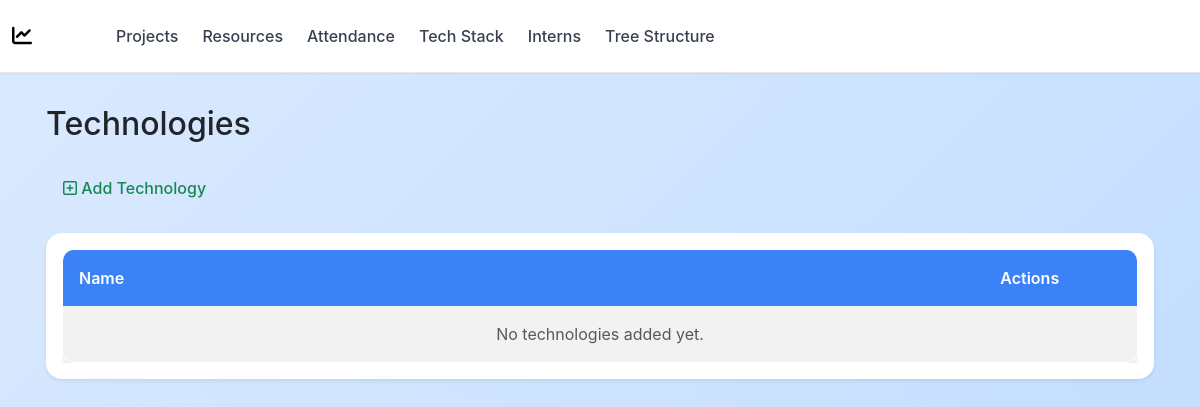
Page /interns/technologies/ on the earlier database version.
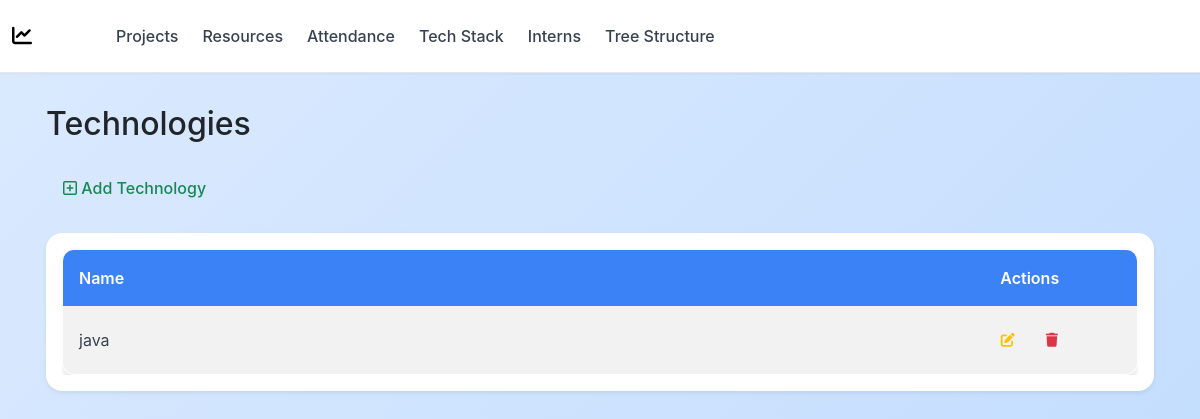
Same page on the later database version.
### interns/models.py (models this page shows, shortened)
class Technology(models.Model):
    name = models.CharField(max_length=50, unique=True)

### interns/views.py (the view)
# urls.py: path('technologies/', views.technology_list, name='technology_list'),
def technology_list(request):
    technologies = Technology.objects.all()
    return render(request, 'technologies/technology_list.html', {'technologies': technologies})

### interns/templates/technologies/technology_list.html
{% extends 'base.html' %}
{% block content %}
<div class="container">
    <h2 class="text-dark mb-4">Technologies</h2>
     <div class="d-flex justify-content-between align-items-center mb-4">
                <a href="{% url 'interns:technology_add' %}" class="btn btn-outline-success ">
                    <i class="far fa-plus-square"></i> Add Technology
                </a>
            </div>
    <div class="card shadow-sm border-0 mb-3">
        <div class="card-body">
            <div class="table-responsive">
                <table class="table table-striped align-middle mb-0">
                    <thead class="table-dark">
                        <tr>
                            <th>Name</th>
                            <th class="text-center" style="width: 20%">Actions</th>
                        </tr>
                    </thead>
                    <tbody>
                        {% for tech in technologies %}
                        <tr>
                            <td>{{ tech.name }}</td>
                            <td class="text-center">
                                <div class="d-flex justify-content-center align-items-center gap-2">
                                    <a href="{% url 'interns:technology_edit' tech.pk %}"
                                       class="btn btn-sm btn-outline-warning d-flex align-items-center justify-content-center"
                                       title="Edit" style="width: 36px; height: 36px;">
                                        <i class="fas fa-pen-to-square"></i>
                                    </a>
                                    <a href="{% url 'interns:technology_delete' tech.pk %}"
                                       class="btn btn-sm btn-outline-danger d-flex align-items-center justify-content-center"
                                       title="Delete" style="width: 36px; height: 36px;">
                                        <i class="fas fa-trash"></i>
                                    </a>
                                </div>
                            </td>
                        </tr>
                        {% empty %}
                        <tr>
                            <td colspan="2" class="text-center text-muted">No technologies added yet.</td>
                        </tr>
                        {% endfor %}
                    </tbody>
                </table>
            </div>
        </div>
    </div>
</div>
{% endblock %}

Differences in the rows shown:
added Technology: name "java"
Other differences:
text no longer shown: "No technologies added yet."
